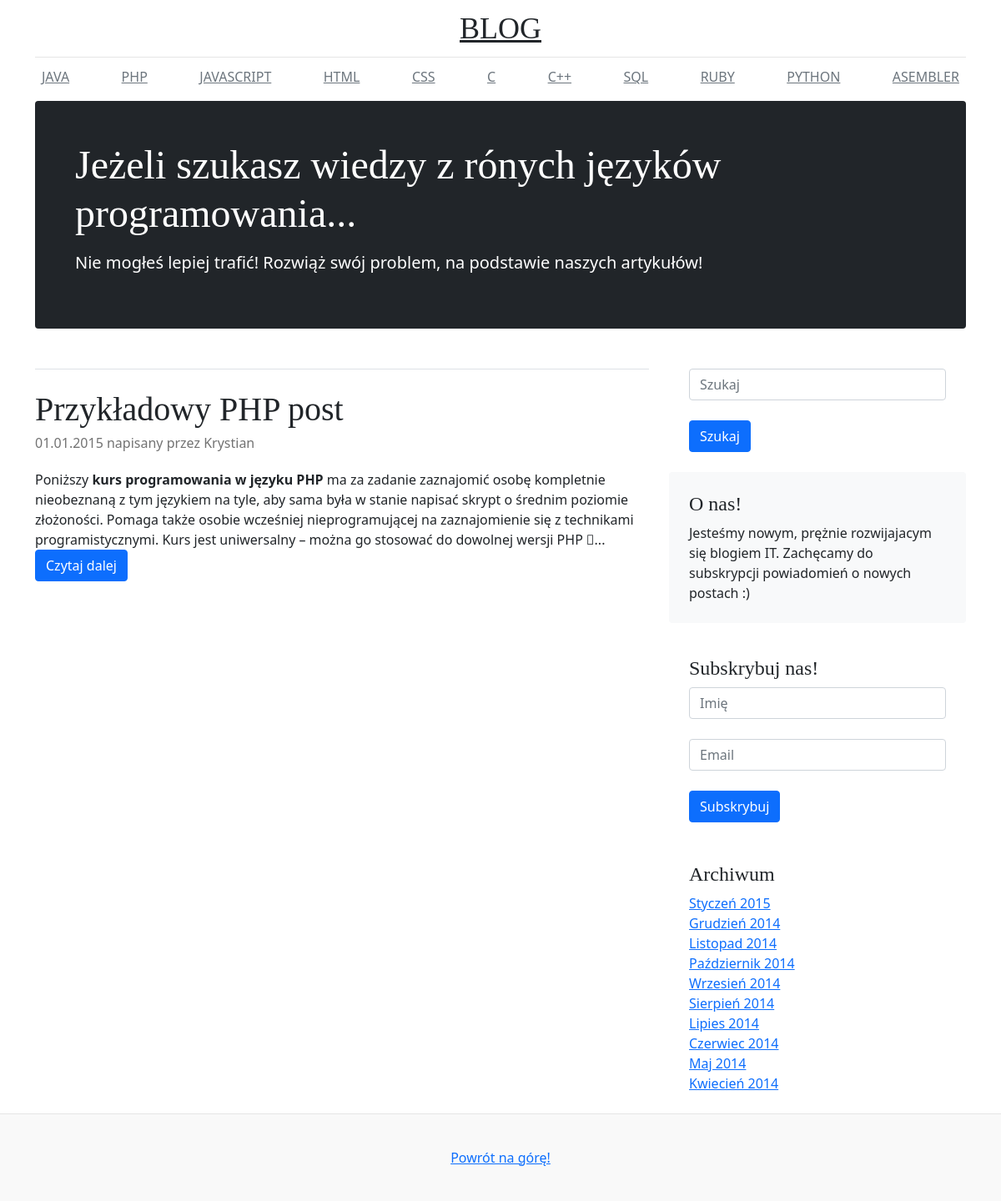
Screenshot of /index.php?category=2 with the database file from the repository.
### tables this page shows
CREATE TABLE `categories` (
  `id` int(11) NOT NULL,
  `text` varchar(100) NOT NULL
);

CREATE TABLE `posts` (
  `id` int(11) NOT NULL,
  `title` varchar(50) NOT NULL,
  `category` int(11) NOT NULL,
  `date` varchar(50) NOT NULL,
  `body` longtext NOT NULL,
  `author` varchar(50) NOT NULL,
  `keywords` varchar(100) NOT NULL
);

### index.php (the view)
<?php include("includes/header.php");
  if(isset($_GET['category'])) {
    $category = MySQLi_real_escape_string($db, $_GET['category']);
    $query = "SELECT * FROM posts WHERE category='$category'";
  } else { $query="SELECT * FROM posts"; }
  $posts = $db->query($query);
?>
  <div class="row">
    <div class="col-md-8">
      <?php if($posts->num_rows > 0){ while($row = $posts->fetch_assoc()) { ?>
      <h3 class="pb-4 mb-4 font-italic border-bottom"></h3>
      <article class="blog-post">
        <h2 class="blog-post-title"><?php echo $row['title'];?></h2>
        <p class="blog-post-meta"><?php echo $row['date'];?> napisany przez <?php echo $row['author'];?></a></p>
        <?php $body = $row['body']; echo substr($body, 0, 400) . "..."; ?>
        <a href="single.php?post=<?php echo $row['id']?>" class="btn btn-primary">Czytaj dalej</a>
      </article>
      <?php } } ?>
    </div>
    <?php include("includes/sidebar.php");?>
    <?php include("includes/footer.php");?>

### includes/header.php (shortened to what this page needs)
<?php
    include("includes/db.php");
    $query="SELECT * FROM categories";
    $categories = $db->query($query);
?>
<!doctype html>
  <html lang="en">
    <head>
      <link href="css/bootstrap.css" rel="stylesheet">
      <link href="css/blog.css" rel="stylesheet">
    </head>
    <body>
      <div class="container">
        <header class="blog-header py-3">
          <div class="row flex-nowrap justify-content-between align-items-center">
            <div class="col-0 text-center">
              <a class="blog-header-logo text-dark" href="index.php">BLOG</a>
            </div>
          </div>
        </header>
        <div class="nav-scroller py-1 mb-2">
          <nav class="nav d-flex justify-content-between">
            <?php if($categories->num_rows > 0) { while($row = $categories->fetch_assoc()) { ?>
            <a class="p-2 link-secondary" href="index.php?category=<?php echo $row['id']?>"><?php echo $row['text']?></a>
            <?php } } ?>
          </nav>
        </div>
      </div>
      <main class="container">
        <div class="p-4 p-md-5 mb-4 text-white rounded bg-dark">
          <div class=" px-0">
            <h1 class="display-4 font-italic">Jeżeli szukasz wiedzy z rónych języków programowania...</h1>
            <p class="lead my-3">Nie mogłeś lepiej trafić! Rozwiąż swój problem, na podstawie naszych artykułów!</p>
          </div>
        </div>

### css/blog.css (style rules this page uses)
.blog-header { line-height: 1; border-bottom: 1px solid #e5e5e5; }
.blog-header-logo { font-family: "Playfair Display", Georgia, "Times New Roman", serif; font-size: 2.25rem; }
h1, h2, h3, h4, h5, h6 { font-family: "Playfair Display", Georgia, "Times New Roman", serif; }
.display-4 { font-size: 2.5rem; }
@media (min-width: 768px) { .display-4 { font-size: 3rem; } }
.nav-scroller { position: relative; z-index: 2; height: 2.75rem; overflow-y: hidden; }
.nav-scroller .nav { display: flex; flex-wrap: nowrap; padding-bottom: 1rem; margin-top: -1px; overflow-x: auto; text-align: center; white-space: nowrap; -webkit-overflow-scrolling: touch; }
.blog-post { margin-bottom: 4rem; }
.blog-post-title { margin-bottom: .25rem; font-size: 2.5rem; }
.blog-post-meta { margin-bottom: 1.25rem; color: #727272; }

### rows the page displays
categories: text "JAVA"
categories: text "PHP"
categories: text "JAVASCRIPT"
categories: text "HTML"
categories: text "CSS"
categories: text "C"
categories: text "C++"
categories: text "SQL"
categories: text "RUBY"
categories: text "PYTHON"
categories: text "ASEMBLER"
posts: title "Przykładowy PHP post", date "01.01.2015", author "Krystian", body "Poniższy kurs programowania w języku PHP ma za zadanie zaznajomić osobę kompletnie nieobeznaną z tym językiem na tyle, aby sama była w stanie napisać skrypt o średnim poziomie złożoności. Pomaga także osobie wcześniej nieprogramującej na zaznajomienie się z technikami programistycznymi. Kurs jest uniwersalny – można go stosować do dowolnej wersji PHP \b"
